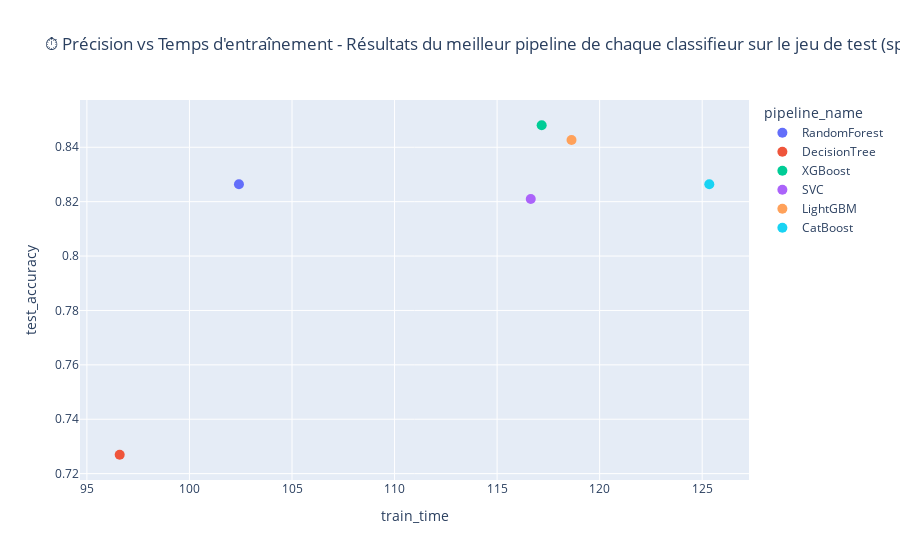
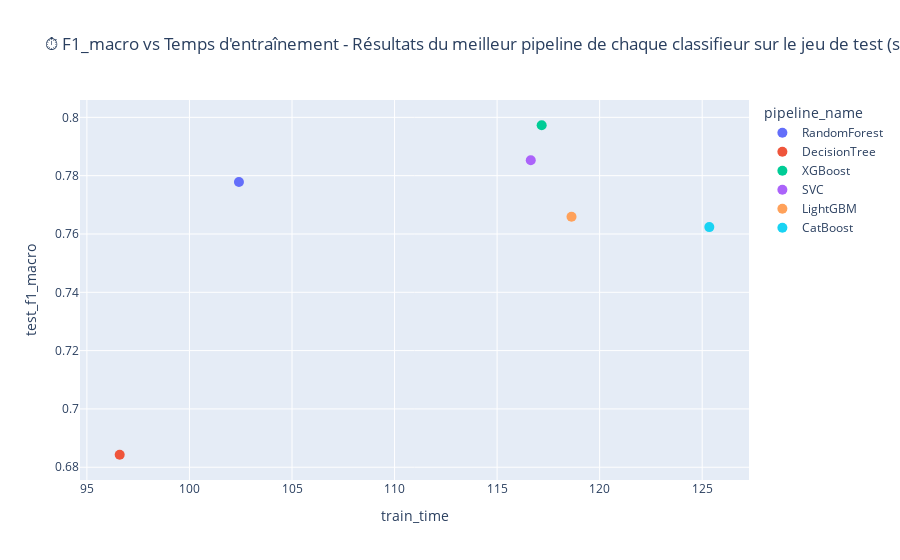

The cell these charts' notebook holds for them, in order:
### Code cell
# Définition des scores à afficher en fonction du temps
scores = {
    "test_accuracy": "⏱️ Précision vs Temps d'entraînement - Résultats du meilleur pipeline de chaque classifieur sur le jeu de test (split 90/10)",
    "test_f1_macro": "⏱️ F1_macro vs Temps d'entraînement - Résultats du meilleur pipeline de chaque classifieur sur le jeu de test (split 90/10)",
}

display_best_pipelines_graphs(best_pipelines_results_90_10)

### Figure 1 — Plotly figure (JSON) as saved in the notebook; plotly's stock layout.template omitted (floating-point values rounded to 4 significant figures)
{"data": [{"customdata": [["RandomForest"]], "hovertemplate": "pipeline_name=%{customdata[0]}<br>train_time=%{x:.2f}<br>test_accuracy=%{y:.4f}<extra></extra>", "legendgroup": "RandomForest", "marker": {"color": "#636efa", "size": 10, "symbol": "circle"}, "mode": "markers", "name": "RandomForest", "orientation": "v", "showlegend": true, "type": "scatter", "x": [102.4], "xaxis": "x", "y": [0.8264], "yaxis": "y"}, {"customdata": [["DecisionTree"]], "hovertemplate": "pipeline_name=%{customdata[0]}<br>train_time=%{x:.2f}<br>test_accuracy=%{y:.4f}<extra></extra>", "legendgroup": "DecisionTree", "marker": {"color": "#EF553B", "size": 10, "symbol": "circle"}, "mode": "markers", "name": "DecisionTree", "orientation": "v", "showlegend": true, "type": "scatter", "x": [96.6], "xaxis": "x", "y": [0.7269], "yaxis": "y"}, {"customdata": [["XGBoost"]], "hovertemplate": "pipeline_name=%{customdata[0]}<br>train_time=%{x:.2f}<br>test_accuracy=%{y:.4f}<extra></extra>", "legendgroup": "XGBoost", "marker": {"color": "#00cc96", "size": 10, "symbol": "circle"}, "mode": "markers", "name": "XGBoost", "orientation": "v", "showlegend": true, "type": "scatter", "x": [117.2], "xaxis": "x", "y": [0.8481], "yaxis": "y"}, {"customdata": [["SVC"]], "hovertemplate": "pipeline_name=%{customdata[0]}<br>train_time=%{x:.2f}<br>test_accuracy=%{y:.4f}<extra></extra>", "legendgroup": "SVC", "marker": {"color": "#ab63fa", "size": 10, "symbol": "circle"}, "mode": "markers", "name": "SVC", "orientation": "v", "showlegend": true, "type": "scatter", "x": [116.6], "xaxis": "x", "y": [0.821], "yaxis": "y"}, {"customdata": [["LightGBM"]], "hovertemplate": "pipeline_name=%{customdata[0]}<br>train_time=%{x:.2f}<br>test_accuracy=%{y:.4f}<extra></extra>", "legendgroup": "LightGBM", "marker": {"color": "#FFA15A", "size": 10, "symbol": "circle"}, "mode": "markers", "name": "LightGBM", "orientation": "v", "showlegend": true, "type": "scatter", "x": [118.6], "xaxis": "x", "y": [0.8427], "yaxis": "y"}, {"customdata": [["CatBoost"]], "hovertemplate": "pipeline_name=%{customdata[0]}<br>train_time=%{x:.2f}<br>test_accuracy=%{y:.4f}<extra></extra>", "legendgroup": "CatBoost", "marker": {"color": "#19d3f3", "size": 10, "symbol": "circle"}, "mode": "markers", "name": "CatBoost", "orientation": "v", "showlegend": true, "type": "scatter", "x": [125.3], "xaxis": "x", "y": [0.8264], "yaxis": "y"}], "layout": {"legend": {"title": {"text": "pipeline_name"}, "tracegroupgap": 0}, "title": {"text": "⏱️ Précision vs Temps d'entraînement - Résultats du meilleur pipeline de chaque classifieur sur le jeu de test (split 90/10)"}, "xaxis": {"anchor": "y", "domain": [0, 1], "title": {"text": "train_time"}}, "yaxis": {"anchor": "x", "domain": [0, 1], "title": {"text": "test_accuracy"}}}}

### Figure 2 — Plotly figure (JSON) as saved in the notebook; plotly's stock layout.template omitted (floating-point values rounded to 4 significant figures)
{"data": [{"customdata": [["RandomForest"]], "hovertemplate": "pipeline_name=%{customdata[0]}<br>train_time=%{x:.2f}<br>test_f1_macro=%{y:.4f}<extra></extra>", "legendgroup": "RandomForest", "marker": {"color": "#636efa", "size": 10, "symbol": "circle"}, "mode": "markers", "name": "RandomForest", "orientation": "v", "showlegend": true, "type": "scatter", "x": [102.4], "xaxis": "x", "y": [0.7779], "yaxis": "y"}, {"customdata": [["DecisionTree"]], "hovertemplate": "pipeline_name=%{customdata[0]}<br>train_time=%{x:.2f}<br>test_f1_macro=%{y:.4f}<extra></extra>", "legendgroup": "DecisionTree", "marker": {"color": "#EF553B", "size": 10, "symbol": "circle"}, "mode": "markers", "name": "DecisionTree", "orientation": "v", "showlegend": true, "type": "scatter", "x": [96.6], "xaxis": "x", "y": [0.6843], "yaxis": "y"}, {"customdata": [["XGBoost"]], "hovertemplate": "pipeline_name=%{customdata[0]}<br>train_time=%{x:.2f}<br>test_f1_macro=%{y:.4f}<extra></extra>", "legendgroup": "XGBoost", "marker": {"color": "#00cc96", "size": 10, "symbol": "circle"}, "mode": "markers", "name": "XGBoost", "orientation": "v", "showlegend": true, "type": "scatter", "x": [117.2], "xaxis": "x", "y": [0.7973], "yaxis": "y"}, {"customdata": [["SVC"]], "hovertemplate": "pipeline_name=%{customdata[0]}<br>train_time=%{x:.2f}<br>test_f1_macro=%{y:.4f}<extra></extra>", "legendgroup": "SVC", "marker": {"color": "#ab63fa", "size": 10, "symbol": "circle"}, "mode": "markers", "name": "SVC", "orientation": "v", "showlegend": true, "type": "scatter", "x": [116.6], "xaxis": "x", "y": [0.7853], "yaxis": "y"}, {"customdata": [["LightGBM"]], "hovertemplate": "pipeline_name=%{customdata[0]}<br>train_time=%{x:.2f}<br>test_f1_macro=%{y:.4f}<extra></extra>", "legendgroup": "LightGBM", "marker": {"color": "#FFA15A", "size": 10, "symbol": "circle"}, "mode": "markers", "name": "LightGBM", "orientation": "v", "showlegend": true, "type": "scatter", "x": [118.6], "xaxis": "x", "y": [0.7659], "yaxis": "y"}, {"customdata": [["CatBoost"]], "hovertemplate": "pipeline_name=%{customdata[0]}<br>train_time=%{x:.2f}<br>test_f1_macro=%{y:.4f}<extra></extra>", "legendgroup": "CatBoost", "marker": {"color": "#19d3f3", "size": 10, "symbol": "circle"}, "mode": "markers", "name": "CatBoost", "orientation": "v", "showlegend": true, "type": "scatter", "x": [125.3], "xaxis": "x", "y": [0.7624], "yaxis": "y"}], "layout": {"legend": {"title": {"text": "pipeline_name"}, "tracegroupgap": 0}, "title": {"text": "⏱️ F1_macro vs Temps d'entraînement - Résultats du meilleur pipeline de chaque classifieur sur le jeu de test (split 90/10)"}, "xaxis": {"anchor": "y", "domain": [0, 1], "title": {"text": "train_time"}}, "yaxis": {"anchor": "x", "domain": [0, 1], "title": {"text": "test_f1_macro"}}}}
